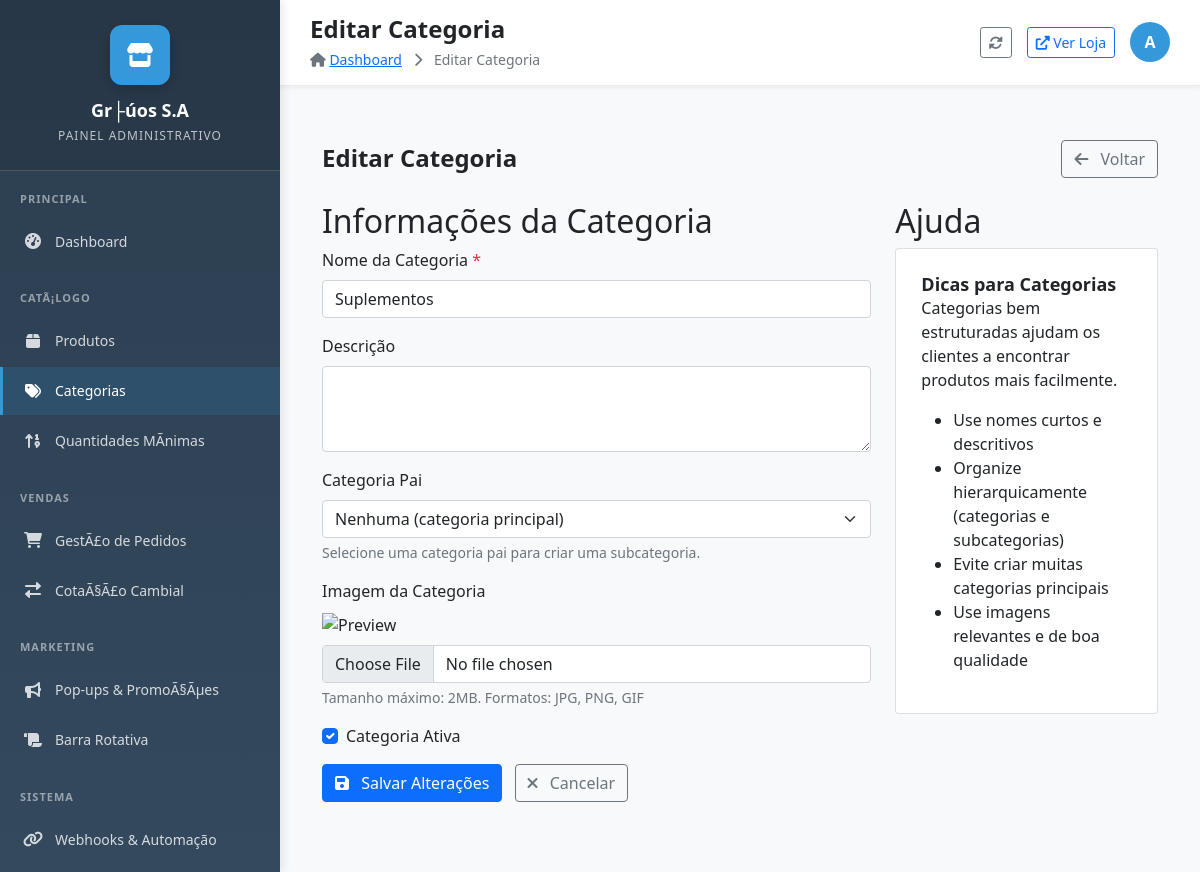
Page /admin/categoria_editar.php?id=17 (signed in) on the committed database.
### tables this page shows
CREATE TABLE `store_settings` (
  `id` int(11) NOT NULL AUTO_INCREMENT,
  `store_name` varchar(255) NOT NULL,
  `store_description` text DEFAULT NULL,
  `whatsapp_number` varchar(50) DEFAULT NULL,
  `shipping_rate` decimal(10,2) NOT NULL DEFAULT 1500.00,
  `address` text DEFAULT NULL,
  `business_hours` text DEFAULT NULL,
  `logo_url` varchar(255) DEFAULT NULL,
  `social_facebook` varchar(255) DEFAULT NULL,
  `social_instagram` varchar(255) DEFAULT NULL,
  `social_twitter` varchar(255) DEFAULT NULL,
  `updated_at` timestamp NOT NULL DEFAULT current_timestamp() ON UPDATE current_timestamp(),
  `contact_seller_text` varchar(255) DEFAULT 'Consultar con el vendedor' COMMENT 'Texto em espanhol para produtos sem pre├ºo',
  `default_min_quantity` int(11) DEFAULT 10 COMMENT 'Quantidade m├¡nima padr├úo para novos produtos',
  `hide_retail_price` tinyint(1) DEFAULT 0 COMMENT 'Se 1, remove pre├ºo de varejo do sistema',
  `enable_shipping` tinyint(1) DEFAULT 1 COMMENT 'Se 1 calcula frete, se 0 n├úo mostra frete',
  `shipping_control_text` varchar(255) DEFAULT 'Frete calculado automaticamente' COMMENT 'Texto explicativo para o frete',
  `enable_global_minimums` tinyint(1) DEFAULT 1 COMMENT 'Se 1 respeita m├¡nimos dos produtos, se 0 ignora todos os m├¡nimos',
  `minimum_explanation_text` varchar(255) DEFAULT 'Vendemos somente no m├¡nimo especificado' COMMENT 'Texto explicativo para m├¡nimos',
  PRIMARY KEY (`id`),
  KEY `idx_store_shipping_enabled` (`enable_shipping`),
  KEY `idx_store_minimums_enabled` (`enable_global_minimums`)
);

CREATE TABLE `categories` (
  `id` int(11) NOT NULL AUTO_INCREMENT,
  `name` varchar(255) NOT NULL,
  `description` text DEFAULT NULL,
  `image_url` varchar(255) DEFAULT NULL,
  `parent_id` int(11) DEFAULT NULL,
  `status` tinyint(1) NOT NULL DEFAULT 1,
  `created_at` timestamp NOT NULL DEFAULT current_timestamp(),
  `updated_at` timestamp NOT NULL DEFAULT current_timestamp() ON UPDATE current_timestamp(),
  PRIMARY KEY (`id`),
  KEY `categories_ibfk_1` (`parent_id`),
  CONSTRAINT `categories_ibfk_1` FOREIGN KEY (`parent_id`) REFERENCES `categories` (`id`) ON DELETE SET NULL ON UPDATE CASCADE
);

### admin/categoria_editar.php (the view, shortened to what this page needs)
<?php
require_once '../includes/db_connect.php';
$category_id = (int)$_GET['id'];
$query = "SELECT * FROM categories WHERE id = ?";
$stmt = $conn->prepare($query);
$stmt->bind_param("i", $category_id);
$stmt->execute();
$result = $stmt->get_result();
$category = $result->fetch_assoc();
$name = $category['name'];
$description = $category['description'];
$status = $category['status'];
$current_image = $category['image_url'];
$errors = [];
include 'includes/admin_layout.php';
?>
<div class="container-fluid py-4">
    <div class="d-flex justify-content-between align-items-center mb-4">
        <h1 class="page-title">Editar Categoria</h1>
        <a href="categorias.php" class="btn btn-outline-secondary">
            <i class="fas fa-arrow-left me-2"></i> Voltar
        </a>
    </div>
    <div class="row">
        <div class="col-md-8">
            <div class="form-section">
                <h2 class="form-section-title">Informações da Categoria</h2>
                <form action="categoria_editar.php?id=<?php echo $category_id; ?>" method="post" enctype="multipart/form-data" class="needs-validation" novalidate>
                    <div class="mb-3">
                        <label for="name" class="form-label">Nome da Categoria <span class="text-danger">*</span></label>
                        <input type="text" class="form-control <?php echo isset($errors['name']) ? 'is-invalid' : ''; ?>" id="name" name="name" value="<?php echo htmlspecialchars($name); ?>" required>
                    </div>
                    <div class="mb-3">
                        <label for="description" class="form-label">Descrição</label>
                        <textarea class="form-control" id="description" name="description" rows="3"><?php echo htmlspecialchars($description); ?></textarea>
                    </div>
                    <div class="mb-3">
                        <label for="parent_id" class="form-label">Categoria Pai</label>
                        <select class="form-select <?php echo isset($errors['parent_id']) ? 'is-invalid' : ''; ?>" id="parent_id" name="parent_id">
                            <option value="">Nenhuma (categoria principal)</option>
                        </select>
                        <div class="form-text">
                            Selecione uma categoria pai para criar uma subcategoria.
                        </div>
                    </div>
                    <div class="mb-3">
                        <label for="image" class="form-label">Imagem da Categoria</label>
                        <div class="mb-2">
                            <div class="image-preview" id="imagePreview">
                                <img src="<?php echo !empty($current_image) ? '../' . $current_image : '../assets/images/no-image.png'; ?>" alt="Preview" id="imagePreviewImg">
                            </div>
                        </div>
                        <input type="file" class="form-control <?php echo isset($errors['image']) ? 'is-invalid' : ''; ?>" id="image" name="image" accept="image/*">
                        <div class="form-text">
                            Tamanho máximo: 2MB. Formatos: JPG, PNG, GIF
                        </div>
                    </div>
                    <div class="mb-3 form-check">
                        <input type="checkbox" class="form-check-input" id="status" name="status" <?php echo $status ? 'checked' : ''; ?>>
                        <label class="form-check-label" for="status">Categoria Ativa</label>
                    </div>
                    <div class="mb-3">
                        <button type="submit" class="btn btn-primary">
                            <i class="fas fa-save me-2"></i> Salvar Alterações
                        </button>
                        <a href="categorias.php" class="btn btn-outline-secondary ms-2">
                            <i class="fas fa-times me-2"></i> Cancelar
                        </a>
                    </div>
                </form>
            </div>
        </div>
        <div class="col-md-4">
            <div class="form-section">
                <h2 class="form-section-title">Ajuda</h2>
                <div class="card mb-3">
                    <div class="card-body">
                        <h5 class="card-title">Dicas para Categorias</h5>
                        <p class="card-text">Categorias bem estruturadas ajudam os clientes a encontrar produtos mais facilmente.</p>
                        <ul>
                            <li>Use nomes curtos e descritivos</li>
                            <li>Organize hierarquicamente (categorias e subcategorias)</li>
                            <li>Evite criar muitas categorias principais</li>
                            <li>Use imagens relevantes e de boa qualidade</li>
                        </ul>
                    </div>
                </div>
            </div>
        </div>
    </div>
</div>
<?php
include 'includes/footer.php';
?>

### admin/includes/admin_layout.php (shortened to what this page needs)
<?php
if (!isset($store)) {
    require_once '../includes/db_connect.php';
    $store_query = "SELECT * FROM store_settings WHERE id = 1";
    $store_result = $conn->query($store_query);
    $store = $store_result->fetch_assoc();
}
$current_page = basename($_SERVER['PHP_SELF']);
$page_title = 'Painel Administrativo';
$page_titles = [
    'dashboard.php' => 'Dashboard',
    'produtos.php' => 'GestÃ£o de Produtos',
    'produto_adicionar.php' => 'Adicionar Produto',
    'produto_editar.php' => 'Editar Produto',
    'categorias.php' => 'GestÃ£o de Categorias',
    'categoria_adicionar.php' => 'Adicionar Categoria',
    'categoria_editar.php' => 'Editar Categoria',
    'pedidos.php' => 'GestÃ£o de Pedidos',
    'pedidos_melhorado.php' => 'GestÃ£o AvanÃ§ada de Pedidos',
    'pedido_detalhes.php' => 'Detalhes do Pedido',
    'cotacao.php' => 'GestÃ£o de CotaÃ§Ã£o',
    'configuracoes.php' => 'ConfiguraÃ§Ãµes da Loja',
    'perfil.php' => 'Perfil do Administrador',
    'popup_manager.php' => 'GestÃ£o de Pop-ups',
    'barra_rotativa.php' => 'Barra Rotativa',
    'gestao_quantidades_minimas.php' => 'GestÃ£o de Quantidades MÃ­nimas'
];
if (isset($page_titles[$current_page])) {
    $page_title = $page_titles[$current_page];
}
?>
<!DOCTYPE html>
<html lang="pt-BR">
<head>
    <link href="https://cdn.jsdelivr.net/npm/bootstrap@5.1.3/dist/css/bootstrap.min.css" rel="stylesheet">
    <link rel="stylesheet" href="https://cdnjs.cloudflare.com/ajax/libs/font-awesome/6.0.0/css/all.min.css">
</head>
<body>
    <nav class="admin-sidebar">
        <div class="sidebar-brand">
            <div class="brand-logo">
                <i class="fas fa-store"></i>
            </div>
            <h1 class="brand-name"><?php echo htmlspecialchars($store['store_name']); ?></h1>
            <p class="brand-subtitle">Painel Administrativo</p>
        </div>
        <div class="admin-nav">
            <div class="nav-section">
                <div class="nav-section-title">Principal</div>
                <div class="nav-item">
                    <a href="dashboard.php" class="nav-link <?php echo $current_page === 'dashboard.php' ? 'active' : ''; ?>">
                        <span class="nav-icon"><i class="fas fa-tachometer-alt"></i></span>
                        <span class="nav-text">Dashboard</span>
                    </a>
                </div>
            </div>
            <div class="nav-section">
                <div class="nav-section-title">CatÃ¡logo</div>
                <div class="nav-item">
                    <a href="produtos.php" class="nav-link <?php echo in_array($current_page, ['produtos.php', 'produto_adicionar.php', 'produto_editar.php']) ? 'active' : ''; ?>">
                        <span class="nav-icon"><i class="fas fa-box"></i></span>
                        <span class="nav-text">Produtos</span>
                    </a>
                </div>
                <div class="nav-item">
                    <a href="categorias.php" class="nav-link <?php echo in_array($current_page, ['categorias.php', 'categoria_adicionar.php', 'categoria_editar.php']) ? 'active' : ''; ?>">
                        <span class="nav-icon"><i class="fas fa-tags"></i></span>
                        <span class="nav-text">Categorias</span>
                    </a>
                </div>
                <div class="nav-item">
                    <a href="gestao_quantidades_minimas.php" class="nav-link <?php echo $current_page === 'gestao_quantidades_minimas.php' ? 'active' : ''; ?>">
                        <span class="nav-icon"><i class="fas fa-sort-numeric-up"></i></span>
                        <span class="nav-text">Quantidades MÃ­nimas</span>
                    </a>
                </div>
            </div>
            <div class="nav-section">
                <div class="nav-section-title">Vendas</div>
                <div class="nav-item">
                    <a href="pedidos.php" class="nav-link <?php echo $current_page === 'pedidos.php' ? 'active' : ''; ?>">
                        <span class="nav-icon"><i class="fas fa-shopping-cart"></i></span>
                        <span class="nav-text">GestÃ£o de Pedidos</span>
                    </a>
                </div>
                <div class="nav-item">
                    <a href="cotacao.php" class="nav-link <?php echo $current_page === 'cotacao.php' ? 'active' : ''; ?>">
                        <span class="nav-icon"><i class="fas fa-exchange-alt"></i></span>
                        <span class="nav-text">CotaÃ§Ã£o Cambial</span>
                    </a>
                </div>
            </div>
            <div class="nav-section">
                <div class="nav-section-title">Marketing</div>
                <div class="nav-item">
                    <a href="popup_manager.php" class="nav-link <?php echo $current_page === 'popup_manager.php' ? 'active' : ''; ?>">
                        <span class="nav-icon"><i class="fas fa-bullhorn"></i></span>
                        <span class="nav-text">Pop-ups & PromoÃ§Ãµes</span>
                    </a>
                </div>
                <div class="nav-item">
                    <a href="barra_rotativa.php" class="nav-link <?php echo $current_page === 'barra_rotativa.php' ? 'active' : ''; ?>">
                        <span class="nav-icon"><i class="fas fa-scroll"></i></span>
                        <span class="nav-text">Barra Rotativa</span>
                    </a>
                </div>
            </div>
            <div class="nav-section">
                <div class="nav-section-title">Sistema</div>
                <div class="nav-item">
                    <a href="webhooks.php" class="nav-link <?php echo $current_page === 'webhooks.php' ? 'active' : ''; ?>">
                        <span class="nav-icon"><i class="fas fa-link"></i></span>
                        <span class="nav-text">Webhooks & Automação</span>
                    </a>
                </div>
                <div class="nav-item">
                    <a href="configuracoes.php" class="nav-link <?php echo $current_page === 'configuracoes.php' ? 'active' : ''; ?>">
                    </a>
                </div>
            </div>
        </div>
    </nav>
    <main class="admin-main">
        <header class="admin-header">
            <div class="header-content">
                <div class="page-header">
                    <h1 class="page-title"><?php echo $page_title; ?></h1>
                    <div class="page-breadcrumb">
                        <i class="fas fa-home"></i>
                        <a href="dashboard.php">Dashboard</a>
                        <?php if ($current_page !== 'dashboard.php'): ?>
                            <i class="fas fa-chevron-right mx-2"></i>
                            <span><?php echo $page_title; ?></span>
                        <?php endif; ?>
                    </div>
                </div>
                <div class="header-actions">
                    <button class="btn btn-outline-secondary btn-sm" onclick="location.reload()" title="Atualizar pÃ¡gina">
                        <i class="fas fa-sync-alt"></i>
                    </button>
                    <a href="../index.php" class="btn btn-outline-primary btn-sm" target="_blank" title="Ver loja">
                        <i class="fas fa-external-link-alt"></i> Ver Loja
                    </a>
                    <div class="user-menu">
                        <div class="user-avatar" title="<?php echo $_SESSION['admin_user'] ?? 'Admin'; ?>">
                            <?php echo strtoupper(substr($_SESSION['admin_user'] ?? 'A', 0, 1)); ?>
                        </div>
                    </div>
                </div>
            </div>
        </header>
        <div class="admin-content">

### rows in the picture
store_settings: store_name "Gr├úos S.A"
categories: name "Suplementos", status "☑"

### other values in the picture
$page_title "Editar Categoria"
substr($_SESSION['admin_user'] ?? 'A', 0, 1) "A"
